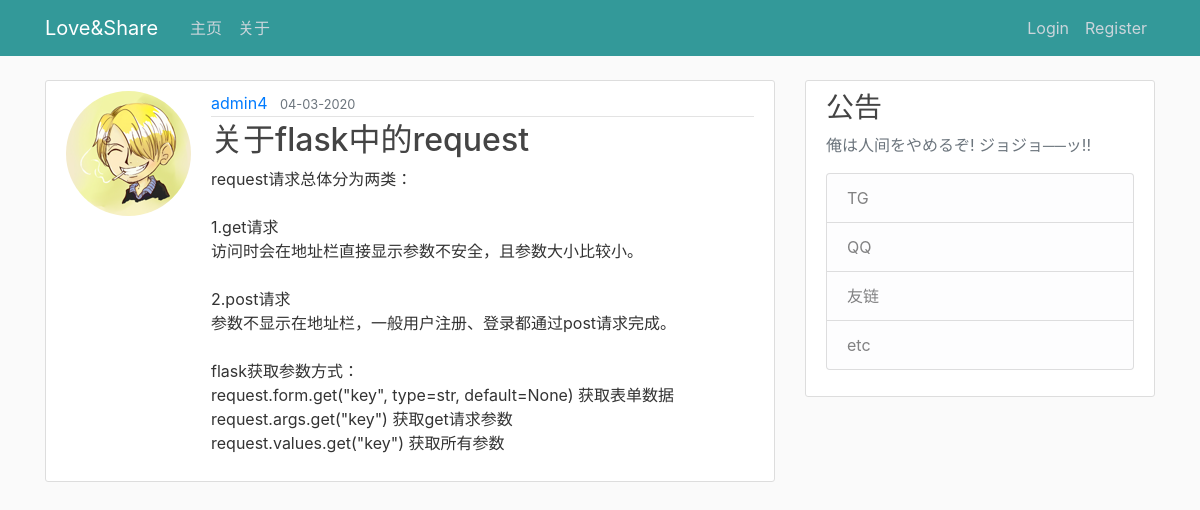
Screenshot of /post/3 with the database file from the repository.
### flaskblog/models.py (models this page shows, shortened)
class User(db.Model, UserMixin):
    __tablename__ = 'user'
    id = db.Column(db.Integer, primary_key=True)
    username = db.Column(db.String(20), unique=True, nullable=False)
    email = db.Column(db.String(120), unique=True, nullable=False)
    image_file = db.Column(db.String(20), nullable=False, default='default.jpg')
    password = db.Column(db.String(60), nullable=False)
    posts = db.relationship('Post', backref='author', lazy=True)

class Post(db.Model):
    __tablename__ = 'post'
    id = db.Column(db.Integer, primary_key=True)
    title = db.Column(db.String(100), nullable=False)
    date_posted = db.Column(db.DateTime, nullable=False, default=datetime.utcnow)
    content = db.Column(db.Text, nullable=False)
    user_id = db.Column(db.Integer, db.ForeignKey('user.id'), nullable=False)

### flaskblog/routes.py (the view)
@app.route('/post/<post_id>')
def post(post_id):
    post = Post.query.get_or_404(post_id)
    return render_template('post.html', title=post.title, post=post)

### flaskblog/templates/post.html (shortened to what this page needs)
{% extends "layout.html" %}
{% block content_main %}
    <article class="media content-section">
      <img class="rounded-circle account-img" src="{{ url_for('static', filename='profile_pictures/' + post.author.image_file) }}">
      <div class="media-body">
        <div class="article-metadata">
          <a class="mr-2" href="{{ url_for('user_posts', username=post.author.username) }}">{{ post.author.username }}</a>
          <small class="text-muted">{{ post.date_posted.strftime('%m-%d-%Y') }}</small>
        </div>
        <h2 class="article-title">{{ post.title }}</h2>
        <p class="article-content">{{ post.content }}</p>
      </div>
    </article>
{% endblock %}

### flaskblog/static/main.css (style rules this page uses)
body { background: #fafafa; color: #333333; margin-top: 5rem; }
h1, h2, h3, h4, h5, h6 { color: #444444; }
.content-section { background: #ffffff; padding: 10px 20px; border: 1px solid #dddddd; border-radius: 3px; margin-bottom: 20px; }
.article-title { color: #444444; }
.article-content { white-space: pre-line; }
.article-metadata { padding-bottom: 1px; margin-bottom: 4px; border-bottom: 1px solid #e3e3e3 }
.account-img { height: 125px; width: 125px; margin-right: 20px; margin-bottom: 16px; }

### rows the page displays
User: image_file (picture), author.username "admin4"
Post: date_posted "04-03-2020", title "关于flask中的request", content "request请求总体分为两类： 1.get请求 访问时会在地址栏直接显示参数不安全，且参数大小比较小。 2.post请求 参数不显示在地址栏，一般用户注册、登录都通过post请求完成。 flask获取参数方式： request.form.get(\"key\", type=str, default=None) 获取表单数据 request.args.get(\"key\") 获取get请求参数 request.values.get(\"key\") 获取所有参数"
